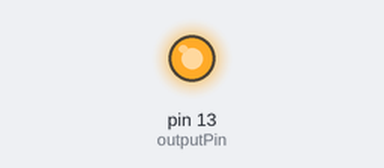
The sketch below on a simulated Arduino Uno, built with avr-gcc and run on an emulated ATmega328P. Shown: output pins drawn as LEDs (lit = HIGH).

Above: at 0.1 s.
Timing chart, 0 to 1.6 s (numbered marks = the images above):
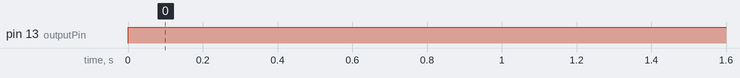

The sketch:

code.ino
```cpp
int outputPin = 13;

void setup() {
  // put your setup code here, to run once:
  pinMode(outputPin, OUTPUT);
}

void loop() {
  // put your main code here, to run repeatedly:
  digitalWrite(outputPin, 1);
}
```

Measured:
- by itself, pin 13 (outputPin): LOW → HIGH at 0.00 s
